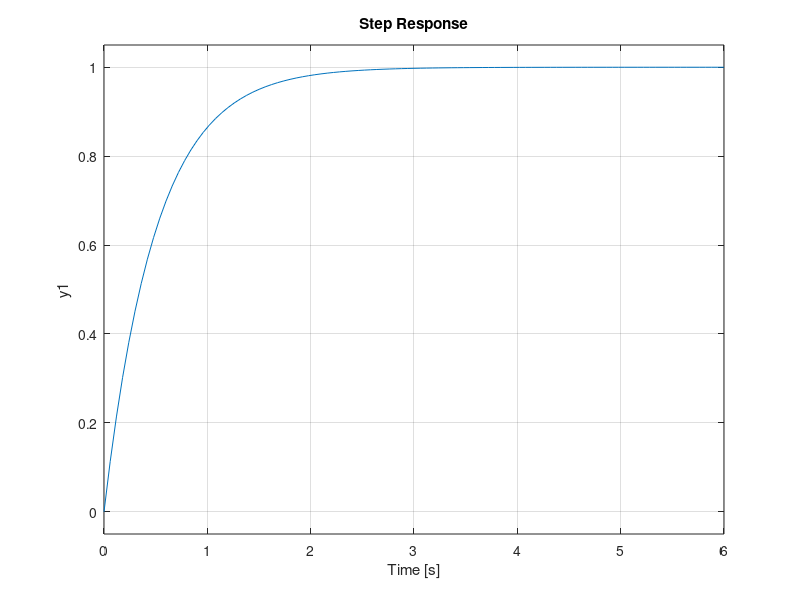

Reproduce this figure in MATLAB.
% Example from Brian Douglas Video
% What is Pole Placement (Full State Feedback)RANSAC
% State Space, Part 2 

% Define state matrices
A = [0 1; 2 -1];
B = [1; 0];
C = [1 0];
D = 0;

% Create state space object
stateObject = ss(A,B,C,D);

% Check open loop eigenvalues
openEigen = eig(A);
disp("Eigen Value Open Loop: ")
disp(openEigen);

disp("Real eigen:")
disp(real(openEigen));     

disp("Imaginary eigen:")
disp(imag(openEigen));    

% Desired closed loop eigenvalues
P = [-2 -1];

% Solve for K using pole placement
K = place(A, B, P);
disp("Solve for K for pole placement:")
disp(K);

% Create closed loop system based on poles
closed = A - B*K;

% Check for closed loop eigenvalues
closedEigen = eig(closed);

disp("Eigen Value Closed Loop: ")
disp(closedEigen)

disp("Real eigen:")
disp(real(closedEigen));     

disp("Imaginary eigen:")
disp(imag(closedEigen));    

% Create closed loop system
closedStateObject = ss(closed, B, C, D);

% Check step response of closed system
step(closedStateObject);

% Solve for Kr
Kdc = dcgain(closedStateObject);
Kr = 1/Kdc;

% Create scaled input closed loop system
closedStateObjectScaled = ss(closed, B*Kr, C, D);
step(closedStateObjectScaled)